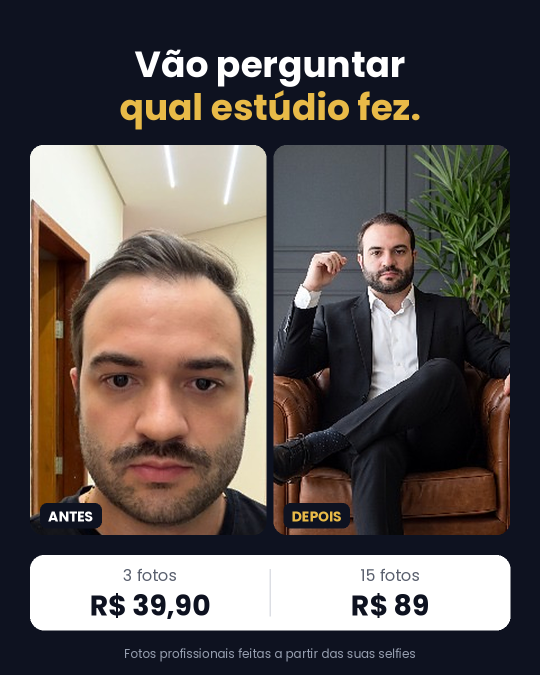
#> input picture fotosadv/2026-10-17/FOTOSADV_status_H30_v1.png, 1080 x 1350 px, given in place of FOTOSADV_antes-depois_H01_v1_r3.png, which was not available (shown at 1/2 size)
$ python gen_status.py
#> lines starting #> are read from the running program, lines starting #| are printed output that depends on the picture; after the words box and inside, x2 and y2 are one past the last pixel; in counts of white or black regions, pixels touching at a corner belong together; pictures that were not available may be replaced by others from this repository, and a replacement may not be noted
### fotosadv/2026-10-08/gen_autoridade.py
# FOTOSADV – variações estáticas do líder "Gaby vídeo 01" (hook de autoridade). 100% código (Pillow).
# Uso: python3 gen_autoridade.py  (reaproveita os painéis selfie/profissional das peças H01/H02 de 07/10)
import os
from PIL import Image, ImageDraw, ImageFont
D = os.path.dirname(os.path.abspath(__file__)); S = os.path.join(D, '..', '2026-10-07')
F = '/usr/share/fonts/truetype/google-fonts/Poppins-'
def f(w, s): return ImageFont.truetype(F + w + '.ttf', s)
W, H = 1080, 1350
BG = (14, 18, 32); GOLD = (232, 186, 72); WHITE = (255, 255, 255); GREY = (150, 158, 175); MID = (90, 96, 110)

def panels(fn):
    im = Image.open(os.path.join(S, fn)).convert('RGB')
    return im.crop((60, 290, 533, 1000)), im.crop((547, 290, 1020, 1000))
A = panels('FOTOSADV_antes-depois_H01_v1_r3.png')   # advogada
#> in panels, im is the input picture: PIL image 1080x1350 RGB; mean R, G, B 91, 83.9, 81.7
B = panels('FOTOSADV_dor-selfie_H02_v1_r3.png')     # advogado
#> call 2 of panels, with fn = 'FOTOSADV_dor-selfie_H02_v1_r3.png'
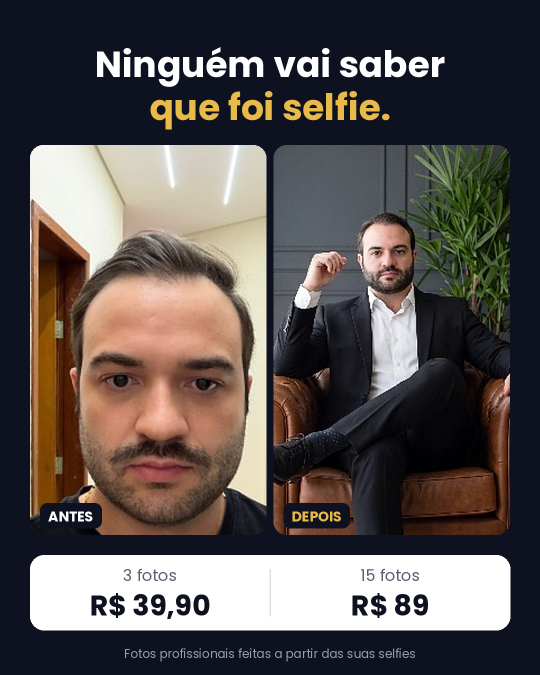
#> input picture fotosadv/2026-10-17/FOTOSADV_status_H31_v1.png, 1080 x 1350 px, given in place of FOTOSADV_dor-selfie_H02_v1_r3.png, which was not available (shown at 1/2 size)
#> in panels, im is the input picture: PIL image 1080x1350 RGB; mean R, G, B 91.2, 84.2, 82.2

def cover(im, w, h, top=0.0):
    r = max(w / im.width, h / im.height); im = im.resize((round(im.width * r), round(im.height * r)), Image.LANCZOS)
    x = (im.width - w) // 2; y = int((im.height - h) * top); return im.crop((x, y, x + w, y + h))
def rpaste(c, im, x, y, r=26):
    m = Image.new('L', im.size, 0); ImageDraw.Draw(m).rounded_rectangle((0, 0, im.width - 1, im.height - 1), r, fill=255); c.paste(im, (x, y), m)
def ctext(d, y, t, font, fill):
    d.text(((W - d.textlength(t, font=font)) / 2, y), t, font=font, fill=fill)
def tag(d, x, y, t, col, s=28):
    fl = f('Bold', s); w = d.textlength(t, font=fl) + 32
    d.rounded_rectangle((x, y, x + w, y + s + 22), 14, fill=BG); d.text((x + 16, y + 7), t, font=fl, fill=col)
def pricebar(d, y=1100):
    d.rounded_rectangle((60, y, 1020, y + 150), 28, fill=WHITE); d.line((540, y + 28, 540, y + 122), fill=(220, 222, 228), width=3)
    for cx, a, b in [(300, '3 fotos', 'R$ 39,90'), (780, '15 fotos', 'R$ 89')]:
        fa = f('Regular', 32); fb = f('Bold', 56)
        d.text((cx - d.textlength(a, font=fa) / 2, y + 18), a, font=fa, fill=MID)
        d.text((cx - d.textlength(b, font=fb) / 2, y + 62), b, font=fb, fill=BG)
def hook(d, lines, cols, y=64, size=70):
    for l, c in zip(lines, cols): ctext(d, y, l, f('Bold', size), c); y += size + 14
def foot(d, t='Fotos feitas a partir de selfies'): ctext(d, 1278, t, f('Regular', 26), GREY)

# [15 lines left out: functions one_pair, two_pairs, not called in this run]

# [8 lines that do not run on import are left out]

### fotosadv/2026-10-12/gen_realismo.py
# FOTOSADV – ângulo novo "realismo" (objeção: medo de ficar com cara de IA/avatar). 100% código (Pillow), 0 crédito.
# Visual, prova e barra de preço idênticos ao estático H01 v2 (o estático que mais vende); entre as 3 peças muda SÓ o hook.
import os, sys
D = os.path.dirname(os.path.abspath(__file__)); sys.path.insert(0, os.path.join(D, '..', '2026-10-08'))
import gen_autoridade as g
from PIL import Image, ImageDraw
P = g.panels('FOTOSADV_antes-depois_H01_v2_r3.png')
#> call 3 of panels, with fn = 'FOTOSADV_antes-depois_H01_v2_r3.png'
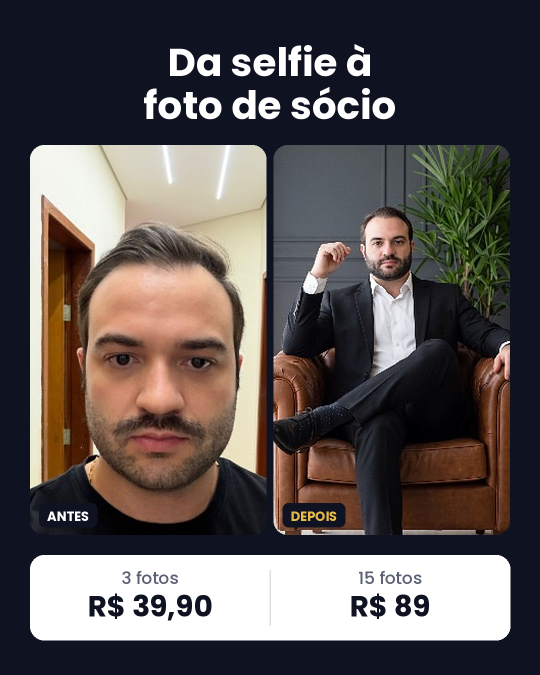
#> input picture fotosadv/2026-10-07/FOTOSADV_antes-depois_H01_v2_r3.png, 1080 x 1350 px (shown at 1/2 size)
#> in panels, im is the input picture: PIL image 1080x1350 RGB; mean R, G, B 92.8, 85.6, 84.6

def peca(lines, out):
    c = Image.new('RGB', (g.W, g.H), g.BG); d = ImageDraw.Draw(c)
    size = 72
    while max(d.textlength(t, font=g.f('Bold', size)) for t in lines) > g.W - 2 * 72: size -= 2
    g.hook(d, lines, [g.WHITE, g.GOLD], y=78, size=size)
    y0, h = 290, 780
    g.rpaste(c, g.cover(P[0], 473, h), 60, y0); g.rpaste(c, g.cover(P[1], 473, h), 547, y0)
    g.tag(d, 80, y0 + h - 64, 'ANTES', g.WHITE); g.tag(d, 567, y0 + h - 64, 'DEPOIS', g.GOLD)
    g.pricebar(d, 1110); g.ctext(d, 1290, 'Fotos profissionais feitas a partir das suas selfies', g.f('Regular', 24), g.GREY)
    c.save(out)

# [6 lines that do not run on import are left out]

### fotosadv/2026-10-17/gen_status.py
# FOTOSADV – ângulo novo "desfecho de status" (a reação de quem vê a foto: parece estúdio caro, ninguém nota a selfie).
# Versão BR do molde dos gringos (Photoshoot/Roast Dating, monitor 17/10). 100% código (Pillow), 0 crédito.
# Visual, prova e barra de preço idênticos ao estático H01 v2 (CPA R$ 35,25 no 1-1-1); entre as 3 peças muda SÓ o hook.
import os, sys
D = os.path.dirname(os.path.abspath(__file__)); sys.path.insert(0, os.path.join(D, '..', '2026-10-12'))
import gen_realismo as r

if __name__ == '__main__':
    o = lambda n: os.path.join(D, n)
    r.peca(['Vão perguntar', 'qual estúdio fez.'], o('FOTOSADV_status_H30_v1.png'))
#> in peca, `c = Image.new('RGB', (g.W, g.H), g.BG)`:
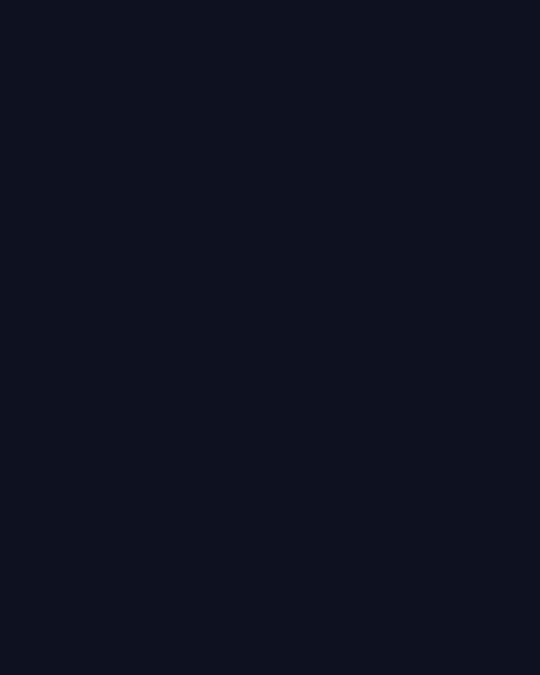
#> c: PIL image 1080x1350 RGB (shown at 1/2 size); mean R, G, B 14, 18, 32
#> after the loop in peca, `while max(d.textlength(t, font=g.f('Bold', size)) for t in lines) > g...`: size = 72
#> the loop in hook, `for l, c in zip(lines, cols): ctext(d, y, l, f('Bold', size), c); y +=..` made 2 passes
#> y on passes 1 to 2: 164, 250
#> after the loop in hook, `for l, c in zip(lines, cols): ctext(d, y, l, f('Bold', size), c); y +=..`: y = 250
#> in rpaste, `m = Image.new('L', im.size, 0)`: m: PIL image 473x780 L; every value is 0
#> in rpaste, `ImageDraw.Draw(m).rounded_rectangle((0, 0, im.width - 1, im.height - 1`:
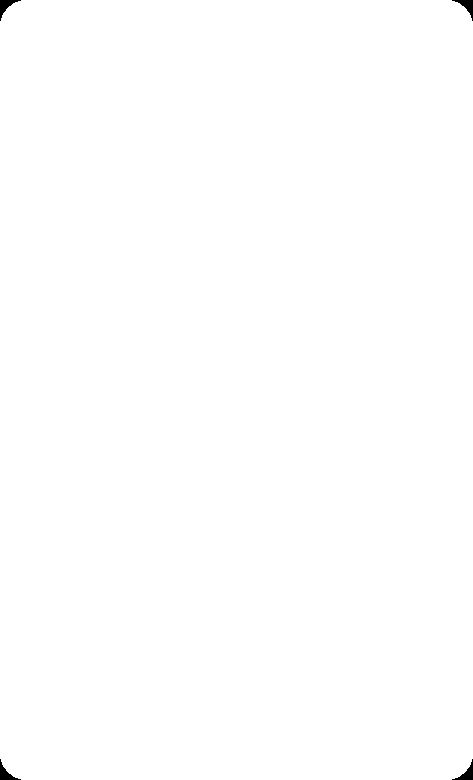
#> m: PIL image 473x780 L; 99.8% white; 4 black regions, box (x1, y1, x2, y2) and area: (0, 0, 21, 21) 150, (452, 0, 473, 21) 150, (0, 759, 21, 780) 150, (452, 759, 473, 780) 150
#> call 2 of cover, with w = 473, h = 780, top = 0
#> in cover (call 2), `im = im.resize((round(im.width * r), round(im.height * r)), Image.LANC`:
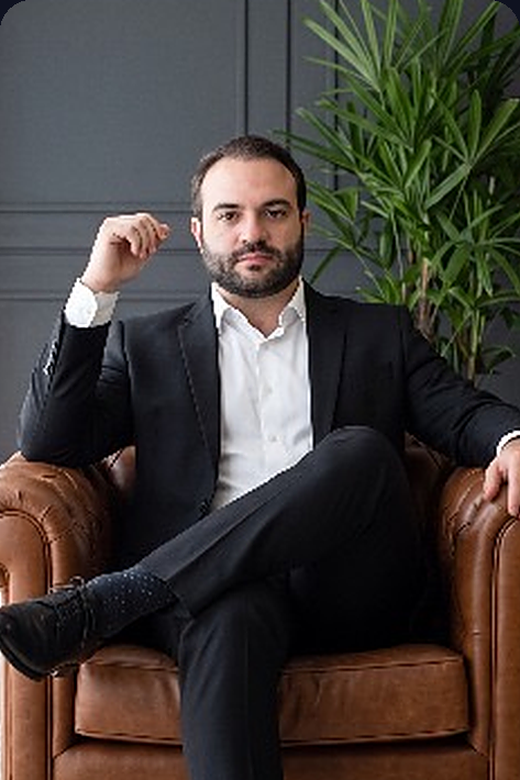
#> im: PIL image 520x780 RGB; mean R, G, B 68.6, 62.4, 56.9
#> in cover (call 2), `return im.crop((x, y, x + w, y + h))`:
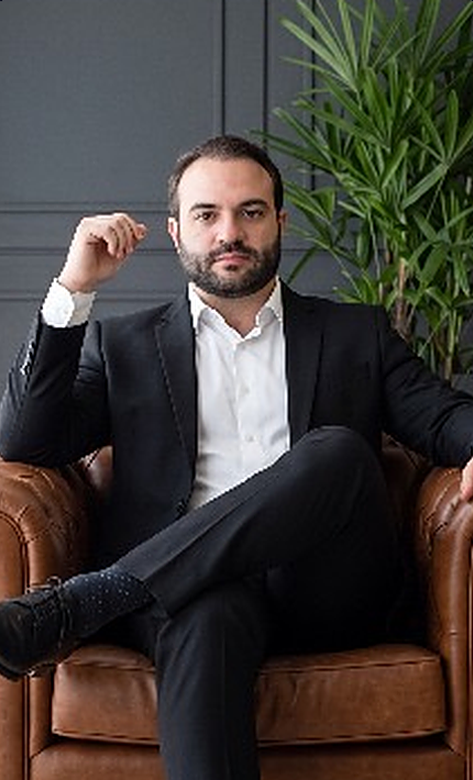
#> returned value: PIL image 473x780 RGB; mean R, G, B 66.3, 61.1, 56.1
    r.peca(['Ninguém vai saber', 'que foi selfie.'], o('FOTOSADV_status_H31_v1.png'))
#> the loop in hook (call 2), `for l, c in zip(lines, cols): ctext(d, y, l, f('Bold', size), c); y +=..` made 2 passes
    r.peca(['Cara de sócio de', 'escritório grande.'], o('FOTOSADV_status_H32_v1.png'))
#> after the loop in peca (call 3), `while max(d.textlength(t, font=g.f('Bold', size)) for t in lines) > g...`: size = 72
#> in peca (call 3), `c.save(out)`:
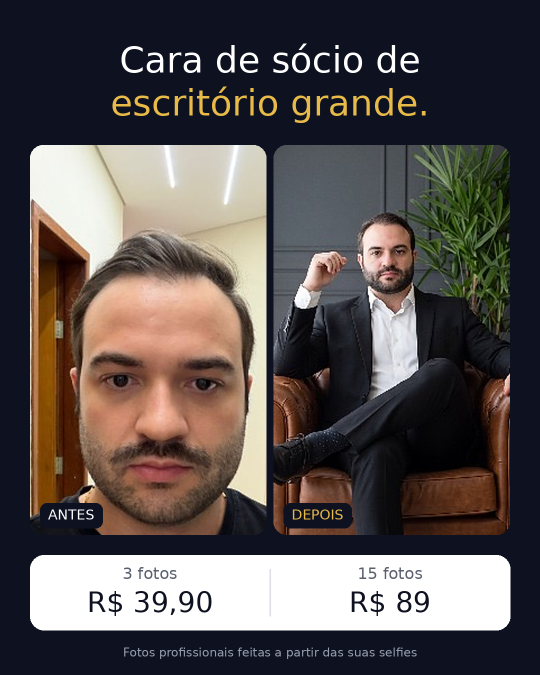
#> saved as FOTOSADV_status_H32_v1.png: PIL image 1080x1350 RGB (shown at 1/2 size); mean R, G, B 89.6, 82.7, 81.1
    print('ok')
